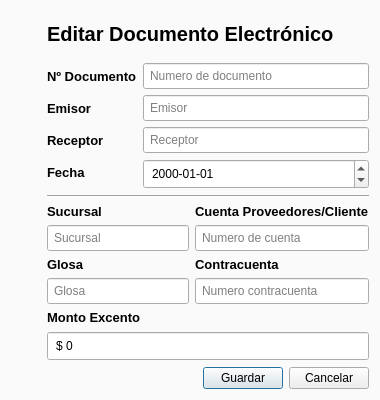
<?xml version="1.0" encoding="UTF-8"?>
<ui version="4.0">
 <class>Dialog</class>
 <widget class="QDialog" name="Dialog">
  <property name="enabled">
   <bool>true</bool>
  </property>
  <property name="geometry">
   <rect>
    <x>0</x>
    <y>0</y>
    <width>380</width>
    <height>400</height>
   </rect>
  </property>
  <property name="sizePolicy">
   <sizepolicy hsizetype="Fixed" vsizetype="Fixed">
    <horstretch>2</horstretch>
    <verstretch>0</verstretch>
   </sizepolicy>
  </property>
  <property name="minimumSize">
   <size>
    <width>380</width>
    <height>400</height>
   </size>
  </property>
  <property name="maximumSize">
   <size>
    <width>16777215</width>
    <height>16777215</height>
   </size>
  </property>
  <property name="windowTitle">
   <string>Nuevo Documento</string>
  </property>
  <property name="windowIcon">
   <iconset resource="images/images.qrc">
    <normaloff>:/newPrefix/document.png</normaloff>:/newPrefix/document.png</iconset>
  </property>
  <property name="styleSheet">
   <string notr="true">QDialog{
	background:#fafafa
}
QLineEdit,QDateEdit,QDoubleSpinBox{
	padding:4px
}</string>
  </property>
  <layout class="QGridLayout" name="gridLayout">
   <item row="2" column="8">
    <layout class="QHBoxLayout" name="horizontalLayout_2">
     <item>
      <spacer name="horizontalSpacer">
       <property name="orientation">
        <enum>Qt::Horizontal</enum>
       </property>
       <property name="sizeHint" stdset="0">
        <size>
         <width>40</width>
         <height>20</height>
        </size>
       </property>
      </spacer>
     </item>
     <item>
      <widget class="QPushButton" name="pushButton">
       <property name="text">
        <string>Guardar</string>
       </property>
      </widget>
     </item>
     <item>
      <widget class="QPushButton" name="pushButton_2">
       <property name="text">
        <string>Cancelar</string>
       </property>
      </widget>
     </item>
    </layout>
   </item>
   <item row="0" column="2" colspan="2">
    <layout class="QVBoxLayout" name="verticalLayout">
     <item>
      <widget class="QLabel" name="label">
       <property name="maximumSize">
        <size>
         <width>40</width>
         <height>60</height>
        </size>
       </property>
       <property name="font">
        <font>
         <family>Arial</family>
        </font>
       </property>
       <property name="text">
        <string/>
       </property>
       <property name="pixmap">
        <pixmap resource="images/images.qrc">:/newPrefix/document.png</pixmap>
       </property>
       <property name="scaledContents">
        <bool>true</bool>
       </property>
      </widget>
     </item>
     <item>
      <spacer name="verticalSpacer">
       <property name="font">
        <font>
         <family>Arial</family>
        </font>
       </property>
       <property name="orientation">
        <enum>Qt::Vertical</enum>
       </property>
       <property name="sizeHint" stdset="0">
        <size>
         <width>20</width>
         <height>40</height>
        </size>
       </property>
      </spacer>
     </item>
    </layout>
   </item>
   <item row="0" column="8">
    <layout class="QVBoxLayout" name="verticalLayout_3">
     <property name="leftMargin">
      <number>10</number>
     </property>
     <item>
      <widget class="QLabel" name="labelTitulo">
       <property name="font">
        <font>
         <family>Segoe UI</family>
         <pointsize>15</pointsize>
         <weight>75</weight>
         <bold>true</bold>
        </font>
       </property>
       <property name="text">
        <string>Editar Documento Electrónico</string>
       </property>
      </widget>
     </item>
     <item>
      <layout class="QFormLayout" name="formLayout_3">
       <property name="fieldGrowthPolicy">
        <enum>QFormLayout::AllNonFixedFieldsGrow</enum>
       </property>
       <item row="1" column="0">
        <widget class="QLabel" name="nDocumentoLabel">
         <property name="font">
          <font>
           <family>Segoe UI</family>
           <pointsize>10</pointsize>
           <weight>75</weight>
           <bold>true</bold>
          </font>
         </property>
         <property name="text">
          <string>Nº Documento</string>
         </property>
        </widget>
       </item>
       <item row="2" column="0">
        <widget class="QLabel" name="emisorLabel">
         <property name="font">
          <font>
           <family>Segoe UI</family>
           <pointsize>10</pointsize>
           <weight>75</weight>
           <bold>true</bold>
          </font>
         </property>
         <property name="text">
          <string>Emisor</string>
         </property>
        </widget>
       </item>
       <item row="3" column="0">
        <widget class="QLabel" name="receptorLabel">
         <property name="font">
          <font>
           <family>Segoe UI</family>
           <pointsize>10</pointsize>
           <weight>75</weight>
           <bold>true</bold>
          </font>
         </property>
         <property name="text">
          <string>Receptor</string>
         </property>
        </widget>
       </item>
       <item row="4" column="0">
        <widget class="QLabel" name="fechaLabel">
         <property name="font">
          <font>
           <family>Segoe UI</family>
           <pointsize>10</pointsize>
           <weight>75</weight>
           <bold>true</bold>
          </font>
         </property>
         <property name="text">
          <string>Fecha</string>
         </property>
        </widget>
       </item>
       <item row="4" column="1">
        <widget class="QDateEdit" name="fechaDateEdit">
         <property name="font">
          <font>
           <family>Segoe UI</family>
          </font>
         </property>
         <property name="readOnly">
          <bool>false</bool>
         </property>
         <property name="displayFormat">
          <string>yyyy-MM-dd</string>
         </property>
        </widget>
       </item>
       <item row="3" column="1">
        <widget class="QLineEdit" name="receptorLineEdit">
         <property name="font">
          <font>
           <family>Segoe UI</family>
           <pointsize>9</pointsize>
          </font>
         </property>
         <property name="readOnly">
          <bool>false</bool>
         </property>
         <property name="placeholderText">
          <string>Receptor</string>
         </property>
        </widget>
       </item>
       <item row="2" column="1">
        <widget class="QLineEdit" name="emisorLineEdit">
         <property name="font">
          <font>
           <family>Segoe UI</family>
           <pointsize>9</pointsize>
          </font>
         </property>
         <property name="inputMask">
          <string/>
         </property>
         <property name="text">
          <string/>
         </property>
         <property name="readOnly">
          <bool>false</bool>
         </property>
         <property name="placeholderText">
          <string>Emisor</string>
         </property>
        </widget>
       </item>
       <item row="1" column="1">
        <widget class="QLineEdit" name="nDocumentoLineEdit">
         <property name="font">
          <font>
           <family>Segoe UI</family>
           <pointsize>9</pointsize>
          </font>
         </property>
         <property name="readOnly">
          <bool>false</bool>
         </property>
         <property name="placeholderText">
          <string>Numero de documento</string>
         </property>
        </widget>
       </item>
      </layout>
     </item>
     <item>
      <widget class="Line" name="line">
       <property name="font">
        <font>
         <family>Segoe UI</family>
        </font>
       </property>
       <property name="orientation">
        <enum>Qt::Horizontal</enum>
       </property>
      </widget>
     </item>
     <item>
      <layout class="QHBoxLayout" name="horizontalLayout">
       <item>
        <layout class="QFormLayout" name="formLayout_4">
         <property name="fieldGrowthPolicy">
          <enum>QFormLayout::AllNonFixedFieldsGrow</enum>
         </property>
         <item row="0" column="0">
          <widget class="QLabel" name="sucursalLabel">
           <property name="font">
            <font>
             <family>Segoe UI</family>
             <pointsize>10</pointsize>
             <weight>75</weight>
             <bold>true</bold>
            </font>
           </property>
           <property name="text">
            <string>Sucursal</string>
           </property>
          </widget>
         </item>
         <item row="2" column="0">
          <widget class="QLabel" name="glosaLabel">
           <property name="font">
            <font>
             <family>Segoe UI</family>
             <pointsize>10</pointsize>
             <weight>75</weight>
             <bold>true</bold>
            </font>
           </property>
           <property name="text">
            <string>Glosa</string>
           </property>
          </widget>
         </item>
         <item row="1" column="0" colspan="2">
          <widget class="QLineEdit" name="sucursalLineEdit">
           <property name="font">
            <font>
             <family>Segoe UI</family>
             <pointsize>9</pointsize>
            </font>
           </property>
           <property name="placeholderText">
            <string>Sucursal</string>
           </property>
          </widget>
         </item>
         <item row="3" column="0" colspan="2">
          <widget class="QLineEdit" name="glosaLineEdit">
           <property name="font">
            <font>
             <family>Segoe UI</family>
             <pointsize>9</pointsize>
            </font>
           </property>
           <property name="placeholderText">
            <string>Glosa</string>
           </property>
          </widget>
         </item>
        </layout>
       </item>
       <item>
        <layout class="QFormLayout" name="formLayout_2">
         <property name="fieldGrowthPolicy">
          <enum>QFormLayout::AllNonFixedFieldsGrow</enum>
         </property>
         <item row="0" column="0">
          <widget class="QLabel" name="cuentaProveedoresClienteLabel">
           <property name="font">
            <font>
             <family>Segoe UI</family>
             <pointsize>10</pointsize>
             <weight>75</weight>
             <bold>true</bold>
            </font>
           </property>
           <property name="text">
            <string>Cuenta Proveedores/Cliente</string>
           </property>
          </widget>
         </item>
         <item row="1" column="0" colspan="2">
          <widget class="QLineEdit" name="cuentaProveedoresClienteLineEdit">
           <property name="font">
            <font>
             <family>Segoe UI</family>
             <pointsize>9</pointsize>
            </font>
           </property>
           <property name="placeholderText">
            <string>Numero de cuenta</string>
           </property>
          </widget>
         </item>
         <item row="2" column="0">
          <widget class="QLabel" name="contracuentaLabel">
           <property name="font">
            <font>
             <family>Segoe UI</family>
             <pointsize>10</pointsize>
             <weight>75</weight>
             <bold>true</bold>
            </font>
           </property>
           <property name="text">
            <string>Contracuenta</string>
           </property>
          </widget>
         </item>
         <item row="3" column="0" colspan="2">
          <widget class="QLineEdit" name="contracuentaLineEdit">
           <property name="font">
            <font>
             <family>Segoe UI</family>
             <pointsize>9</pointsize>
            </font>
           </property>
           <property name="placeholderText">
            <string>Numero contracuenta</string>
           </property>
          </widget>
         </item>
        </layout>
       </item>
      </layout>
     </item>
     <item>
      <layout class="QFormLayout" name="formLayout_6">
       <property name="fieldGrowthPolicy">
        <enum>QFormLayout::AllNonFixedFieldsGrow</enum>
       </property>
       <item row="0" column="0">
        <widget class="QLabel" name="montoExcentoLabel">
         <property name="font">
          <font>
           <family>Segoe UI</family>
           <pointsize>10</pointsize>
           <weight>75</weight>
           <bold>true</bold>
          </font>
         </property>
         <property name="text">
          <string>Monto Excento</string>
         </property>
        </widget>
       </item>
       <item row="1" column="0" colspan="2">
        <widget class="QDoubleSpinBox" name="montoExcentoSpinBox">
         <property name="font">
          <font>
           <family>Segoe UI</family>
           <pointsize>9</pointsize>
          </font>
         </property>
         <property name="buttonSymbols">
          <enum>QAbstractSpinBox::NoButtons</enum>
         </property>
         <property name="prefix">
          <string>$ </string>
         </property>
         <property name="decimals">
          <number>0</number>
         </property>
         <property name="maximum">
          <double>1999999999.000000000000000</double>
         </property>
        </widget>
       </item>
      </layout>
     </item>
    </layout>
   </item>
  </layout>
 </widget>
 <tabstops>
  <tabstop>nDocumentoLineEdit</tabstop>
  <tabstop>emisorLineEdit</tabstop>
  <tabstop>receptorLineEdit</tabstop>
  <tabstop>fechaDateEdit</tabstop>
  <tabstop>sucursalLineEdit</tabstop>
  <tabstop>cuentaProveedoresClienteLineEdit</tabstop>
  <tabstop>glosaLineEdit</tabstop>
  <tabstop>contracuentaLineEdit</tabstop>
  <tabstop>pushButton</tabstop>
  <tabstop>pushButton_2</tabstop>
 </tabstops>
 <resources>
  <include location="images/images.qrc"/>
 </resources>
 <connections>
  <connection>
   <sender>pushButton_2</sender>
   <signal>clicked()</signal>
   <receiver>Dialog</receiver>
   <slot>reject()</slot>
   <hints>
    <hint type="sourcelabel">
     <x>369</x>
     <y>389</y>
    </hint>
    <hint type="destinationlabel">
     <x>37</x>
     <y>105</y>
    </hint>
   </hints>
  </connection>
  <connection>
   <sender>pushButton</sender>
   <signal>clicked()</signal>
   <receiver>Dialog</receiver>
   <slot>accept()</slot>
   <hints>
    <hint type="sourcelabel">
     <x>288</x>
     <y>389</y>
    </hint>
    <hint type="destinationlabel">
     <x>72</x>
     <y>151</y>
    </hint>
   </hints>
  </connection>
 </connections>
</ui>
